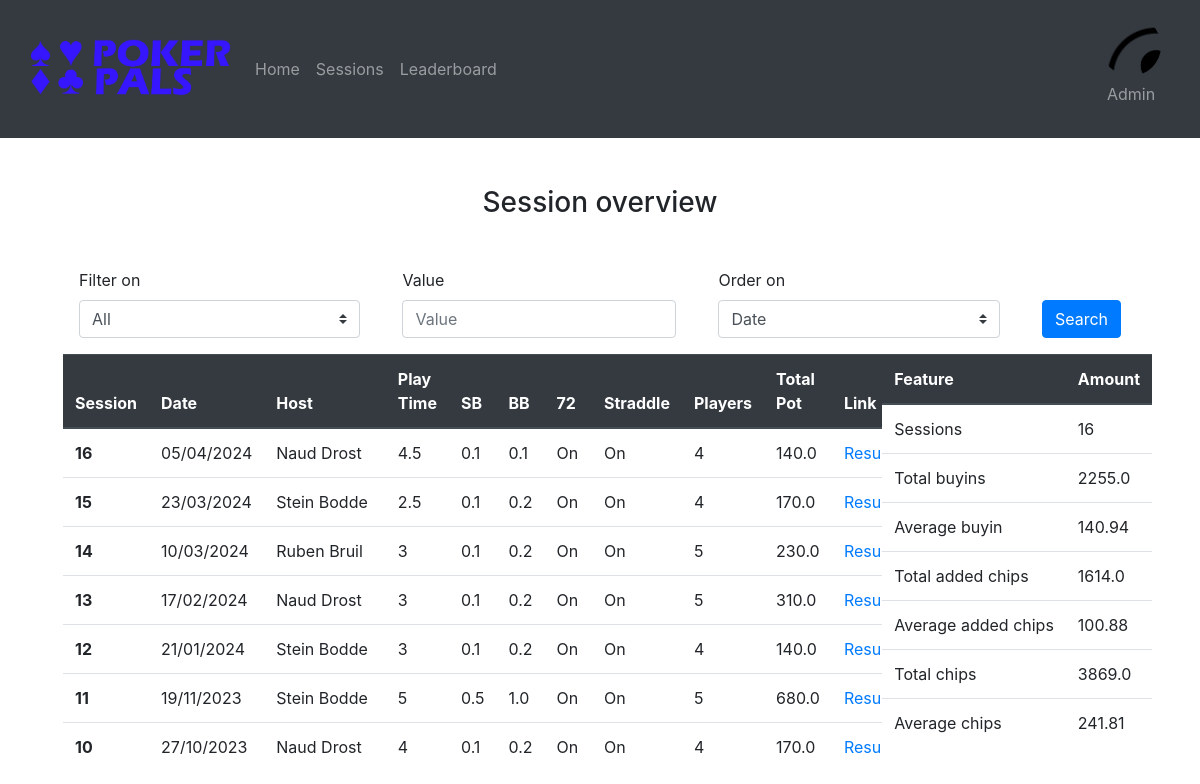
Page /sessions (signed in) on the committed database.
### website/models.py (models this page shows)
class User(db.Model, UserMixin):
    id = db.Column(db.Integer, primary_key=True)
    name = db.Column(db.String(150), unique=True)
    password = db.Column(db.String(150))
    imgURL = db.Column(db.String(10000))

class Session(db.Model):
    session_ID = db.Column(db.Integer, primary_key=True)
    host = db.Column(db.String(100))
    date = db.Column(db.String(100))
    duration = db.Column(db.Integer)
    straddle = db.Column(db.Boolean)
    seven_deuce = db.Column(db.Boolean)
    small_blind = db.Column(db.Float)
    big_blind = db.Column(db.Float)

### website/views.py (the view)
@views.route('/sessions', methods=['GET', 'POST'])
@login_required
def sessions():
    if request.method == "POST":
        filterOn = request.form.get("filter")
        filterValue = request.form.get("inputValue")
        orderOn = request.form.get("order")
    else:
        filterOn = "0"
        filterValue = None
        orderOn = "0"
    return render_template("sessions.html", user = current_user, session_list = getSessionsWithPeopleAndPot(filterOn, filterValue, orderOn), total_statistics = getTotalStatistics(filterOn, filterValue))

### website/__init__.py (called while the page is built)
def create_app():
    app = Flask(__name__)
    app.config['SECRET_KEY'] = 'ksjdksajdk17HSSH2ssj88ss'
    app.config['SQLALCHEMY_DATABASE_URI'] = f'sqlite:///{DB_NAME}'
    db.init_app(app)
    from .views import views
    from .auth import auth
    from .admin import admin
    app.register_blueprint(views, url_prefix='/')
    app.register_blueprint(auth, url_prefix='/')
    app.register_blueprint(admin, url_prefix='/admin')
    from .models import User, Post
    create_database(app)
    login_manager = LoginManager()
    login_manager.login_view = 'auth.login'
    login_manager.init_app(app)
    @login_manager.user_loader
    def load_user(id):
        return User.query.get(int(id))
    return app

### website/templates/sessions.html (shortened to what this page needs)
{% extends "base.html" %} {% block title %}Sessions{% endblock %} {% block content %}
<div class="fluid-container p-5">
    <h3 align="center">Session overview</h3><br>
    <form method="POST">
        <div class="form-row align-items-center">
            <div class="col m-3">
                <label class="mr-sm-2" for="filter">Filter on</label>
                <select onchange="saveChoice(this, 'active1');" class="custom-select mr-sm-2" name="filter" id="filter">
                    <option id="f0" selected value="0">All</option>
                </select>
            </div>
            <div class="col-auto m-3">
                <label class="mr-sm-2" for="input Value">Value</label>
                <input type="text" onkeyup="saveValue(this)" class="form-control" name="inputValue" id="inputValue" placeholder="Value">
                </div>
            <div class="col m-3">
                <label class="mr-sm-2" for="order">Order on</label>
                <select onchange="saveChoice(this, 'active2');" class="custom-select mr-sm-2" name="order" id="order">
                    <option selected value="0">Date</option>
                </select>
            </div>
        <div class="col-auto m-3 mt-5">
            <button type="submit" class="btn btn-primary">Search</button>
        </div>
    </div>
    </form>
    <div class="row">
        <div class="col overflow-auto" style="max-height: 400px;">
            <table class="table">
                <thead class="thead-dark">
                    <tr>
                        <th scope="col">Session</th>
                        <th scope="col">Date</th>
                        <th scope="col">Host</th>
                        <th scope="col">Play Time</th>
                        <th scope="col">SB</th>
                        <th scope="col">BB</th>
                        <th scope="col">72</th>
                        <th scope="col">Straddle</th>
                        <th scope="col">Players</th>
                        <th scope="col">Total Pot</th>
                        <th scope="col">Link</th>
                    </tr>
                </thead>
                <tbody>
                    {% for session in session_list%}
                    <tr>
                        <th scope="row">{{session.session_ID}}</th>
                        <td>{{session.date}}</td>
                        <td>{{session.host}}</td>
                        <td>{{session.duration}}</td>
                        <td>{{session.small_blind}}</td>
                        <td>{{session.big_blind}}</td>
                        {%if session.seven_deuce%}
                        <td>On</td>
                        {%else%}
                        <td>Off</td>
                        {%endif%}
                        {%if session.straddle%}
                        <td>On</td>
                        {%else%}
                        <td>Off</td>
                        {%endif%}
                        <td>{{session.players}}</td>
                        <td>{{session.pot}}</td>
                        <td><a href="/sessions/{{session.session_ID}}">Results</a></td>
                    </tr>
                    {%endfor%}
                </tbody>
            </table>
        </div>
        <div class="column-2">
            <table class="table">
                <thead class="thead-dark">
                    <tr>
                        <th scope="col">Feature</th>
                        <th scope="col">Amount</th>
                    </tr>
                    {%for feature, amount in total_statistics.items()%}
                    <tr>
                        <td>{{feature}}</td>
                        <td>{{amount}}</td>
                    </tr>
                    {%endfor%}
                </thead>
        </div>
    </div>
</div>
{% endblock %}

### website/templates/base.html (shortened to what this page needs)
<!DOCTYPE html>
<html>
<head>
  <link rel="stylesheet" href="https://stackpath.bootstrapcdn.com/bootstrap/4.4.1/css/bootstrap.min.css"
 />
  <link rel="stylesheet" href="https://stackpath.bootstrapcdn.com/font-awesome/4.7.0/css/font-awesome.min.css"
 />
</head>
<body>
  {% if user.is_authenticated %}
  <nav class="navbar navbar-expand-lg navbar-dark bg-dark sticky-top">
    <div class="container-fluid">
      <a class="navbar-brand">
        <img src="{{url_for('static', filename='pictures/logo.png')}}" width="200px">
      </a>
      <div class="collapse navbar-collapse" id="navbarText">
        <ul class="navbar-nav me-auto mb-2 mb-lg-0">
          <li class="nav-item">
            <a class="nav-link" href="/">Home</a>
          </li>
          <li class="nav-item">
            <a class="nav-link" href="/sessions">Sessions</a>
          </li>
          <li class="nav-item">
            <a class="nav-link" href="/leaderboard">Leaderboard</a>
          </li>
        </ul>
        <ul class="navbar-nav ml-auto mb-2 mb-lg-0">
          <li class="nav-item">
            <a class="nav-link text-center" href="/account">
              <div class="circular--landscape-big">
                <img src="{{url_for('static', filename= user.imgURL)}}">
              </div>
              <p>{{user.name}}</p>
              </a>
      </div>
    </div>
  </nav>
  {% endif %}
    <div class="container-fluid">
        {% block content%}
        {% endblock %}
    </div>
  </body>
</html>

### website/templates/base.html (style rules this page uses)
.circular--landscape-big { display: inline-block; position: relative; width: 60px; height: 60px; overflow: hidden; border-radius: 50%; }
.circular--landscape-big img { width: auto; height: 200%; margin-left: -5px; }

### rows in the picture
User: imgURL (picture), name "Admin"

### other values in the picture
{{ session.session_ID }} "16"
{{ session.date }} "05/04/2024"
{{ session.host }} "Naud Drost"
{{ session.duration }} "4.5"
{{ session.small_blind }} "0.1"
{{ session.big_blind }} "0.1"
{{ session.players }} "4"
{{ session.pot }} "140.0"
{{ session.session_ID }} "15"
{{ session.date }} "23/03/2024"
{{ session.host }} "Stein Bodde"
{{ session.duration }} "2.5"
{{ session.big_blind }} "0.2"
{{ session.pot }} "170.0"
{{ session.session_ID }} "14"
